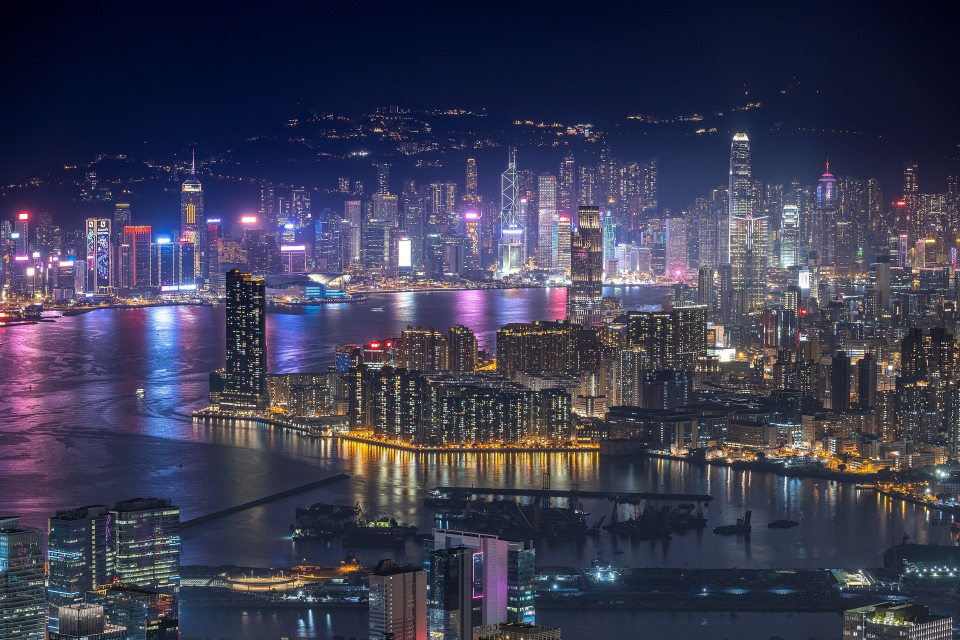
#> input picture Input/city.jpg, 1920 x 1280 px, found by its file name (shown at 1/2 size)
$ python ColorRangeImageEffect.py
#> lines starting #> are read from the running program, lines starting #| are printed output that depends on the picture
import cv2
import numpy as np
import datetime
import time


# create size of screen
date = time.time()

# get timestamp
print(date)
print('Loading image . . .')

# grab an input image
image_path = "input\city.jpg"

file_image = cv2.imread(image_path, cv2.IMREAD_UNCHANGED)
#> file_image is the input picture: shape (1280, 1920, 3); mean B, G, R 83, 60.6, 60.7

try:
    # split all channels from the image (this order is correct)
    b, g, r, a = cv2.split(file_image)
except:
    b, g, r = cv2.split(file_image)
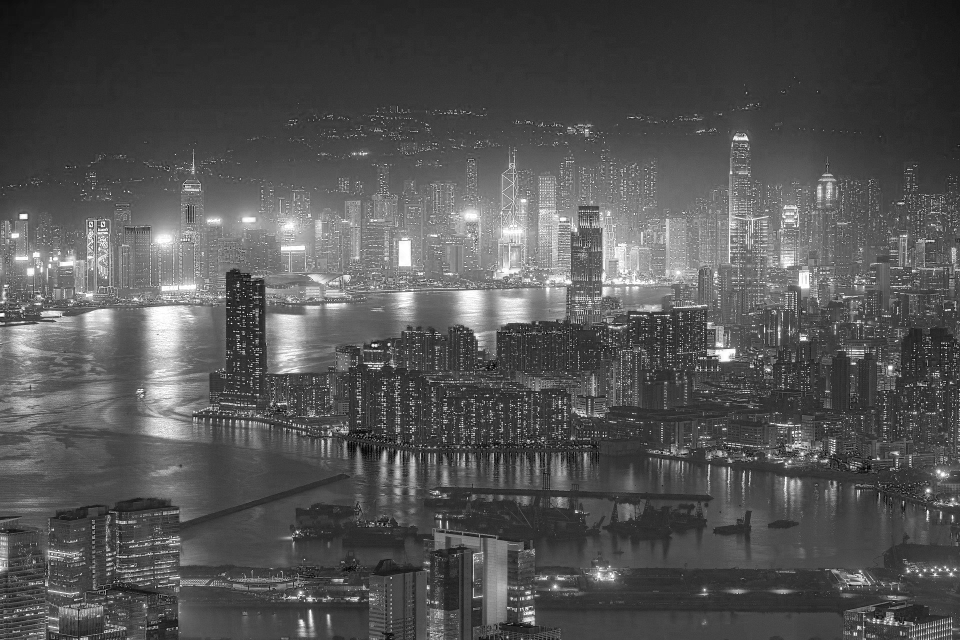
#> b: shape (1280, 1920) (shown at 1/2 size); min 0, max 255, mean 83
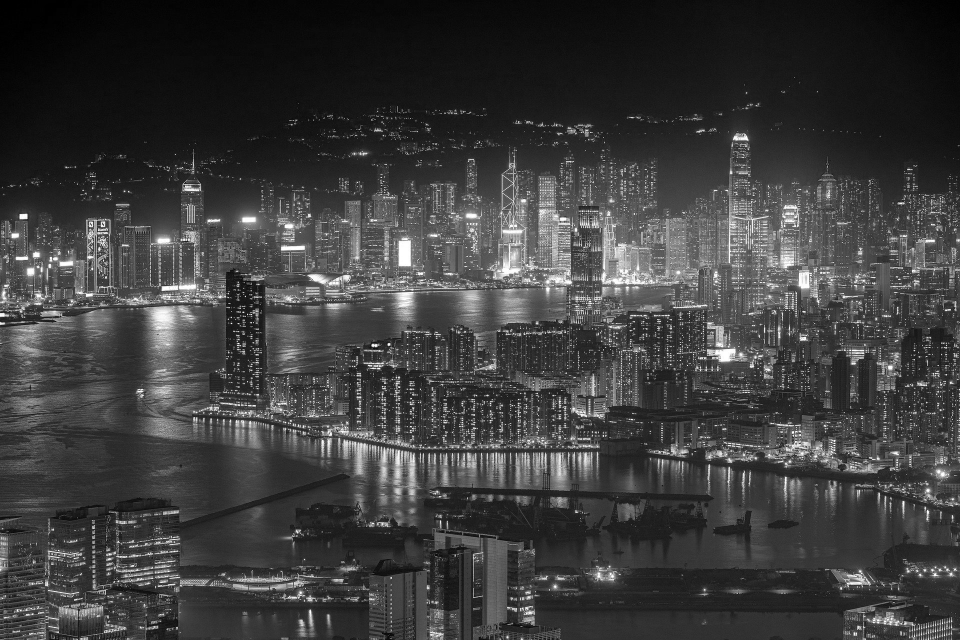
#> g: shape (1280, 1920) (shown at 1/2 size); min 0, max 255, mean 60.6
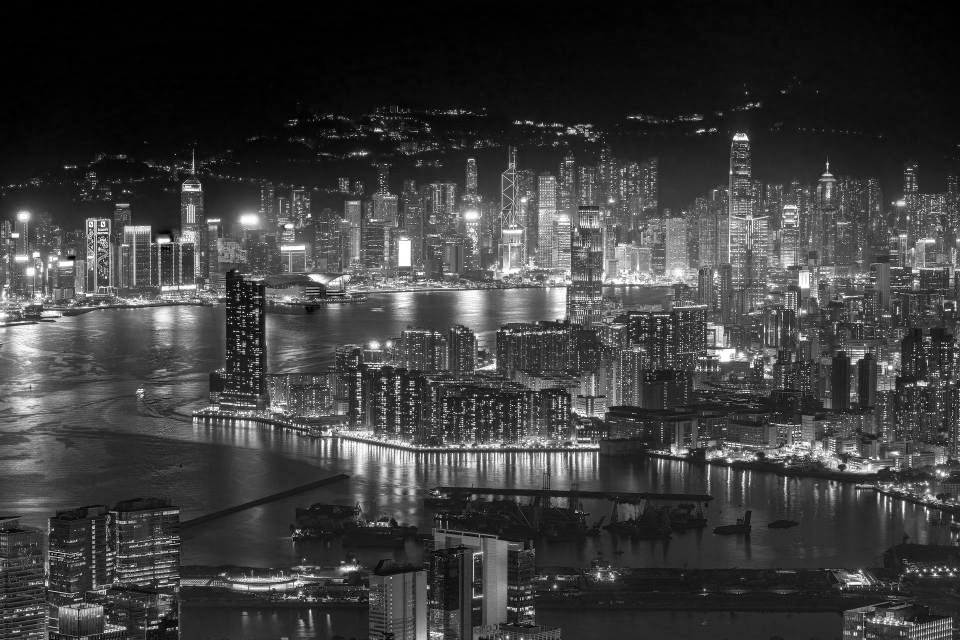
#> r: shape (1280, 1920) (shown at 1/2 size); min 0, max 255, mean 60.7

# discord's colors
disBlue = 114, 137, 218  # rgb(114, 137, 218)
disWhite = 255, 255, 255  # rgb(255, 255, 255)
disGray1 = 153, 170, 181  # rgb(153, 170, 181)
disGray2 = 44, 47, 51  # rgb(44, 47, 51)
disGray3 = 35, 39, 42  # rgb(35, 39, 42)


def getMaxColorAverage(b, g, r):

    maxB = 0
    maxG = 0
    maxR = 0

    for i in range(len(b)):
        for x in range(len(b[0])):

            if b[i][x] > maxB:
                maxB = int(b[i][x])

            if g[i][x] > maxG:
                maxG = int(g[i][x])

            if r[i][x] > maxR:
                maxR = int(r[i][x])
#> after the loop, maxB = 255; maxG = 255; maxR = 255
    print("calculated max colors RGB: ")
    print(maxR, maxG, maxB)
#| 255 255 255
    maxAverage = (maxB + maxG + maxR)/3
#> maxAverage = 255
    return maxAverage


maxAverage = getMaxColorAverage(b, g, r)
#> maxAverage = 255

# set quartile ranges
Q1 = (maxAverage/5)*1
#> Q1 = 51
Q2 = (maxAverage/5)*2
#> Q2 = 102
Q3 = (maxAverage/5)*3
#> Q3 = 153
Q4 = (maxAverage/5)*4
#> Q4 = 204
Q5 = (maxAverage/5)*5
#> Q5 = 255

# for testing purposes set the quartiles manually
'''Q1 = 30  # disBlue
Q2 = 110  # disGray2
Q3 = 157  # disGray3
Q4 = 180  # disGray1
Q5 = 255  # disWhite'''


def type1(img):
    b, g, r = cv2.split(img)

    averageColor = 0
    toDivide = 0

    for i in range(len(img)):
        for z in range(len(img[0])):

            # create color cells
            if (b[i][z] < Q1):
                r[i][z] = disBlue[0]
                g[i][z] = disBlue[1]
                b[i][z] = disBlue[2]
            elif Q1 <= b[i][z] < Q2:
                r[i][z] = disGray2[0]
                g[i][z] = disGray2[1]
                b[i][z] = disGray2[2]
            elif Q2 <= b[i][z] < Q3:
                r[i][z] = disGray3[0]
                g[i][z] = disGray3[1]
                b[i][z] = disGray3[2]
            elif Q3 <= b[i][z] < Q4:
                r[i][z] = disGray1[0]
                g[i][z] = disGray1[1]
                b[i][z] = disGray1[2]
            elif Q4 <= b[i][z] <= Q5:
                r[i][z] = disWhite[0]
                g[i][z] = disWhite[1]
                b[i][z] = disWhite[2]

    # merge the necessary channels back together
    img = cv2.merge([b, g, r])
    return img


def type2noAlpha(b, g, r):

    for i in range(len(b)):
        for z in range(len(b[0])):

            averageColor = ((int(b[i][z])+int(g[i][z])+int(r[i][z]))/3)

            if (averageColor < Q1):
                r[i][z] = disBlue[0]
                g[i][z] = disBlue[1]
                b[i][z] = disBlue[2]
            elif Q1 <= averageColor < Q2:
                r[i][z] = disGray2[0]
                g[i][z] = disGray2[1]
                b[i][z] = disGray2[2]
            elif Q2 <= averageColor < Q3:
                r[i][z] = disGray3[0]
                g[i][z] = disGray3[1]
                b[i][z] = disGray3[2]
            elif Q3 <= averageColor < Q4:
                r[i][z] = disGray1[0]
                g[i][z] = disGray1[1]
                b[i][z] = disGray1[2]

            elif Q4 <= averageColor <= Q5:
                r[i][z] = disWhite[0]
                g[i][z] = disWhite[1]
                b[i][z] = disWhite[2]
            else:
                r[i][z] = disWhite[0]
                g[i][z] = disWhite[1]
                b[i][z] = disWhite[2]
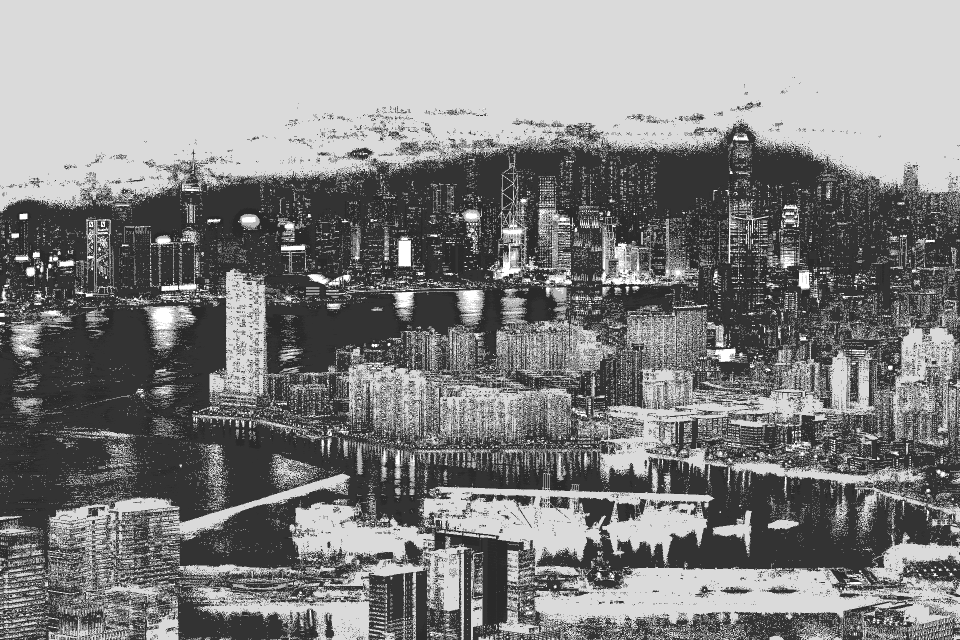
#> b: shape (1280, 1920) (shown at 1/2 size); min 42, max 255, mean 131.8
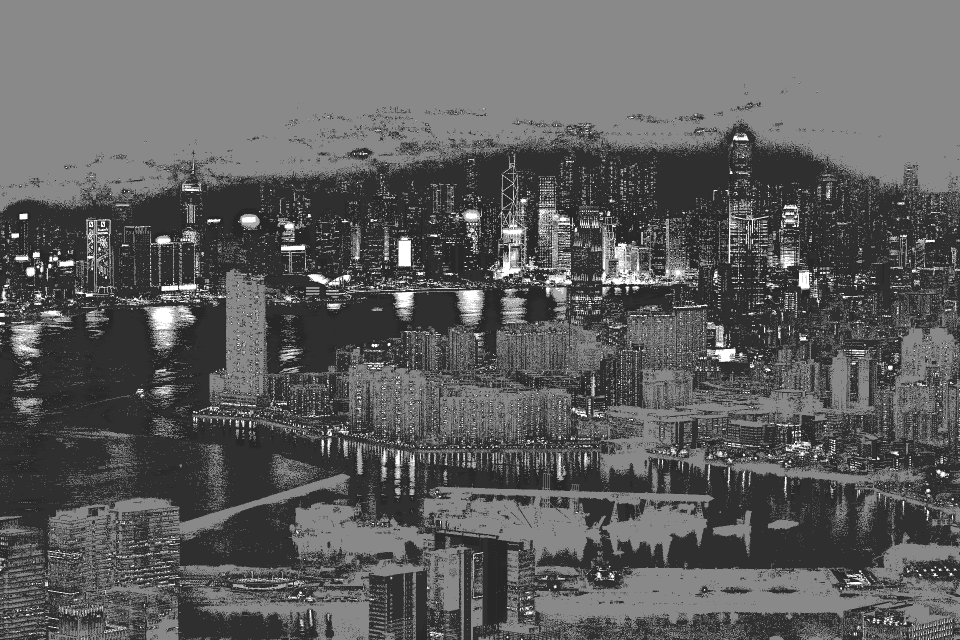
#> g: shape (1280, 1920) (shown at 1/2 size); min 39, max 255, mean 94.7
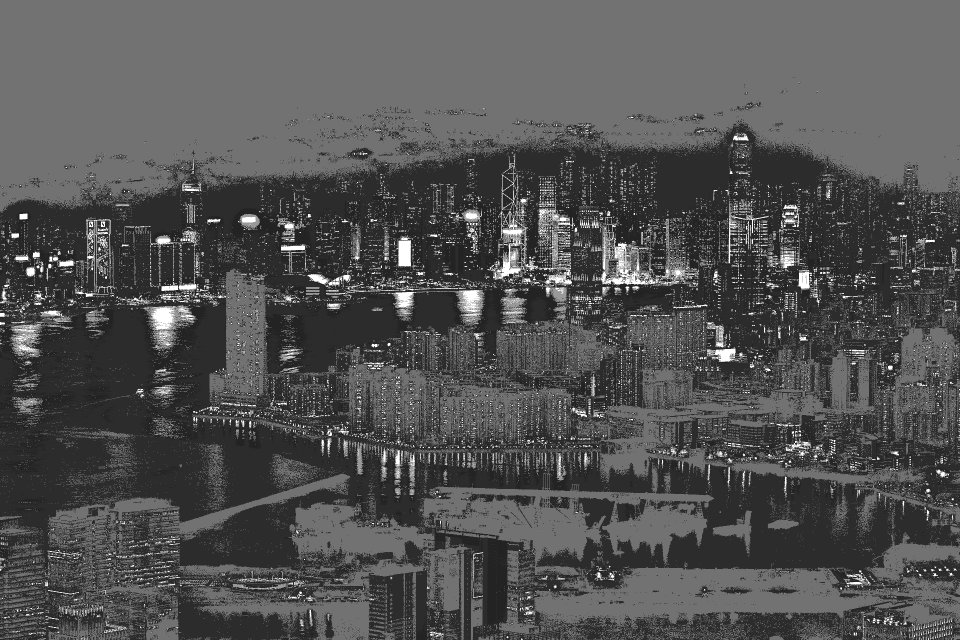
#> r: shape (1280, 1920) (shown at 1/2 size); min 35, max 255, mean 82.5

    img = cv2.merge([b, g, r])
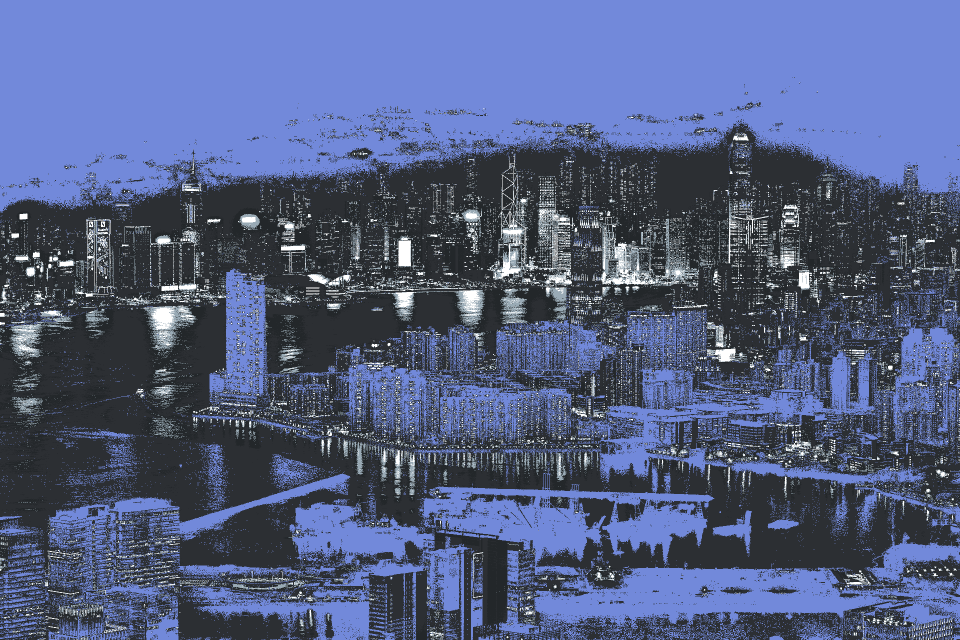
#> img: shape (1280, 1920, 3) (shown at 1/2 size); mean B, G, R 131.8, 94.7, 82.5
    return img


def type2(img):
    try:
        b, g, r, a = cv2.split(img)
    except:
        b, g, r = cv2.split(img)
        return type2noAlpha(b, g, r)

    averageColor = 0
    toDivide = 0

    maxR = 0
    maxG = 0
    maxB = 0

    for i in range(len(b)):
        for z in range(len(b[0])):
            if r[i][z] > maxR:
                maxR = r[i][z]

            if g[i][z] > maxG:
                maxG = g[i][z]

            if b[i][z] > maxB:
                maxB = b[i][z]

    maxAverage = (int(maxR)+int(maxG)+int(maxB))/3
    maxAverage = int(maxAverage)
    print(maxR, maxG, maxB, " with an maxColorAverage of : ", maxAverage)

    for i in range(len(img)):
        for z in range(len(img[0])):
            # if the pixel is completely transparent skip over it
            if not (a[i][z] > 0):
                pass

            else:

                averageColor = ((int(b[i][z])+int(g[i][z])+int(r[i][z]))/3)

            if (averageColor < Q1):
                r[i][z] = disBlue[0]
                g[i][z] = disBlue[1]
                b[i][z] = disBlue[2]
            elif Q1 <= averageColor < Q2:
                r[i][z] = disGray2[0]
                g[i][z] = disGray2[1]
                b[i][z] = disGray2[2]
            elif Q2 <= averageColor < Q3:
                r[i][z] = disGray3[0]
                g[i][z] = disGray3[1]
                b[i][z] = disGray3[2]
            elif Q3 <= averageColor < Q4:
                r[i][z] = disGray1[0]
                g[i][z] = disGray1[1]
                b[i][z] = disGray1[2]

            elif Q4 <= averageColor <= Q5:
                r[i][z] = disWhite[0]
                g[i][z] = disWhite[1]
                b[i][z] = disWhite[2]
            else:
                r[i][z] = disWhite[0]
                g[i][z] = disWhite[1]
                b[i][z] = disWhite[2]

    # merge all channels together as a new image
    img = cv2.merge([b, g, r, a])

    return img


# apply all effects to the initial image
final_image = type2(file_image)

# display on screen
cv2.imshow('drawn', final_image)

# save image
exportName = input("Enter a name for the image: ")
#> the answer given: Input/city.jpg
cv2.imwrite("output/"+str(exportName)+".png", final_image)

# exit on keypress
cv2.waitKey(0)
cv2.destroyAllWindows()

$ run again, with Input/mountain.jpg copied over Input/city.jpg
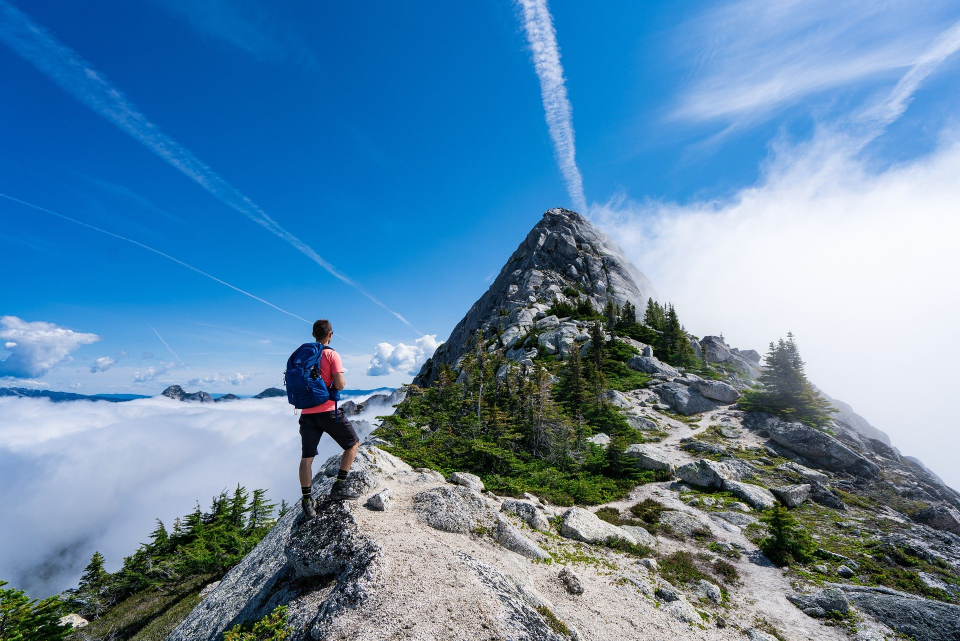
#> input picture Input/mountain.jpg, 1920 x 1281 px, found by its file name (shown at 1/2 size)
#> file_image is the input picture: shape (1281, 1920, 3); mean B, G, R 169.1, 136.3, 93.9
#> `b, g, r = cv2.split(file_image)`:
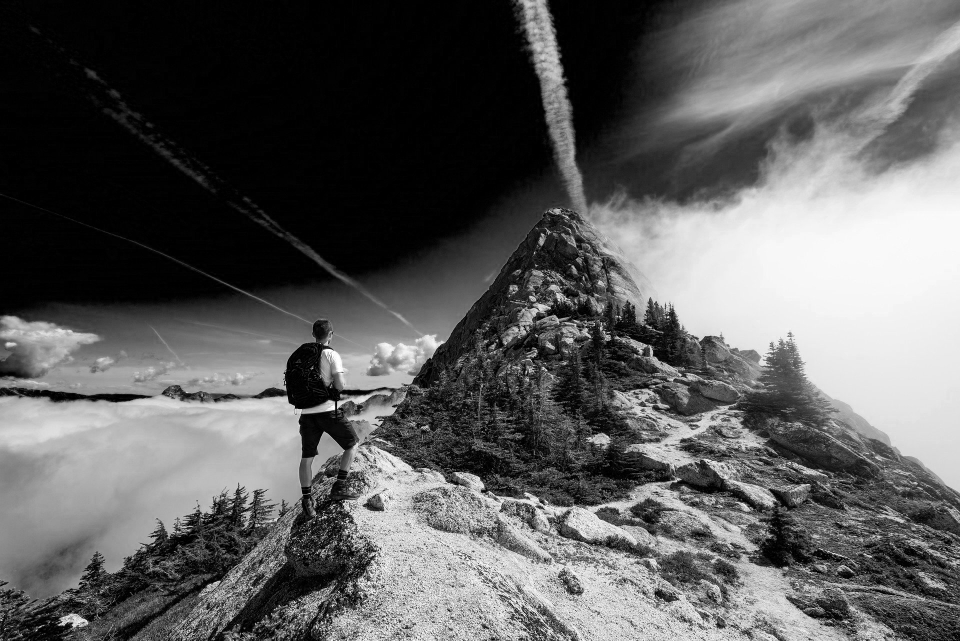
#> r: shape (1281, 1920) (shown at 1/2 size); min 0, max 255, mean 93.9
#> after the loop in getMaxColorAverage, `for i in range(len(b)):`: maxB = 255
#| 255 255 255
#> Q1 = 51
#> Q2 = 102
#> Q3 = 153
#> Q4 = 204
#> Q5 = 255
#> in type2noAlpha, `img = cv2.merge([b, g, r])`:
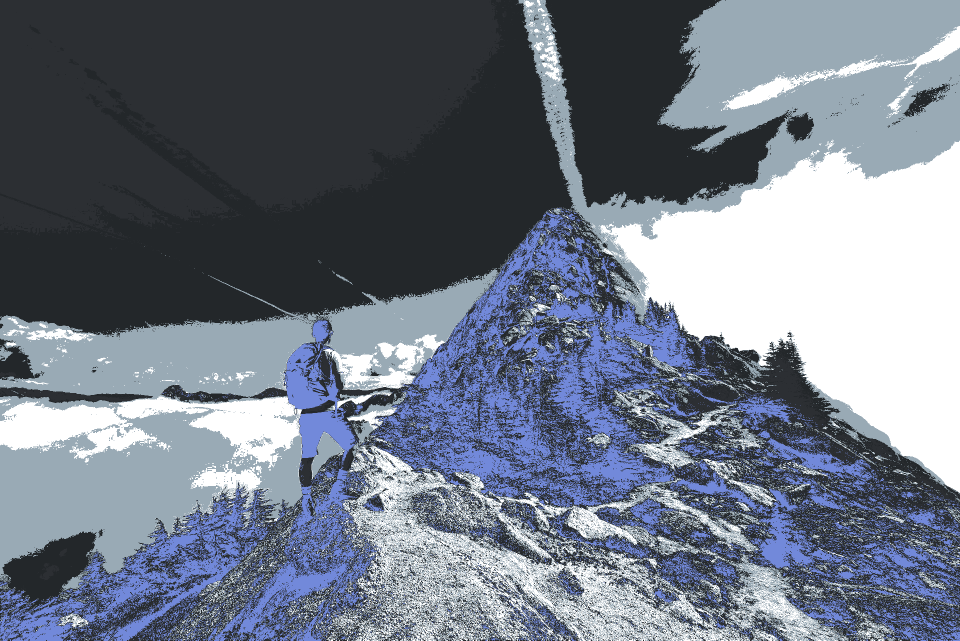
#> img: shape (1281, 1920, 3) (shown at 1/2 size); mean B, G, R 132.9, 119.2, 111
